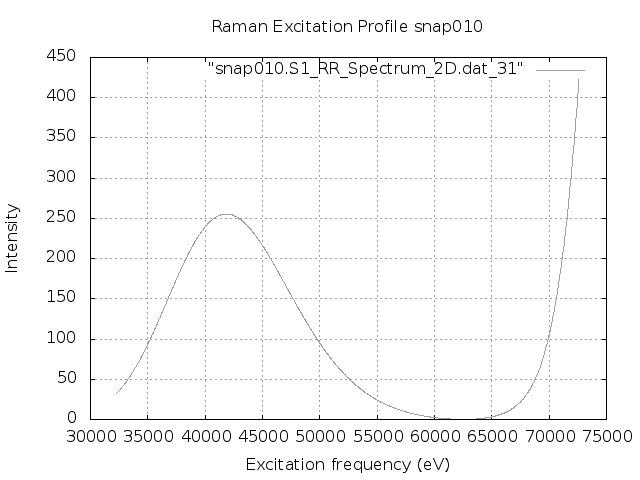

gnuplot code for this plot:
set terminal png
set output "snap010.S1.REP.png"
set xlabel 'Excitation frequency (eV)'
set ylabel 'Intensity'
set title "Raman Excitation Profile snap010"
set grid
set autoscale
plot "snap010.S1_RR_Spectrum_2D.dat_31" with lines lc "blue"
exit
